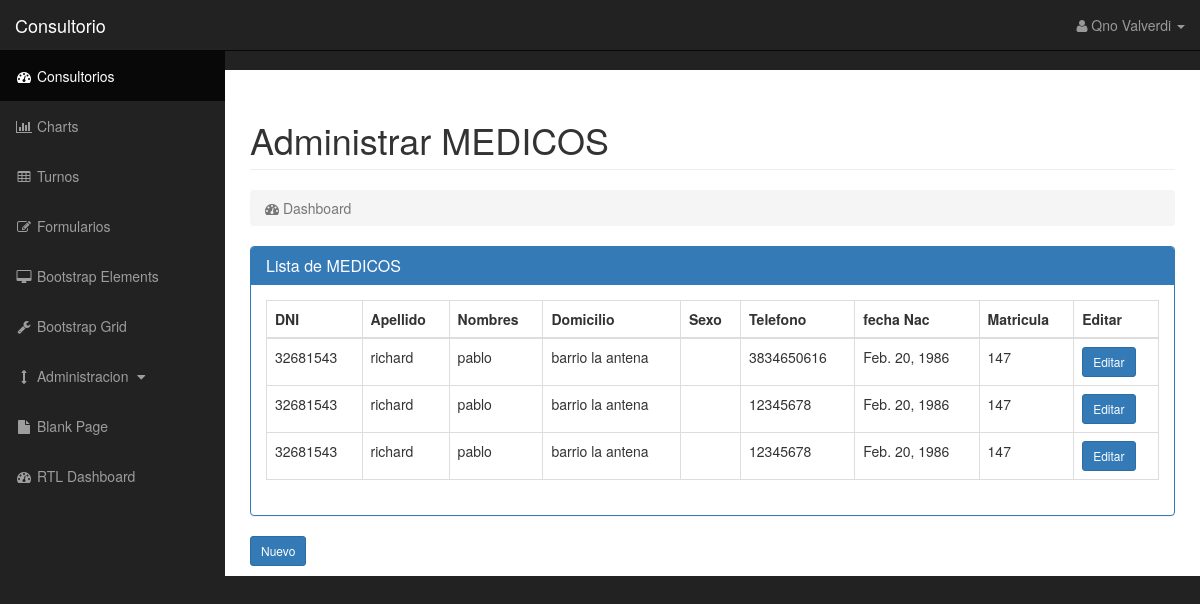
Page /medico/all/ on the committed database.
### gturnos/models.py (models this page shows, shortened)
class Persona(models.Model):
	apellido = models.CharField(max_length=50)
	nombres = models.CharField(max_length=100)
	fecha_nac = models.DateField()
	domicilio = models.CharField(max_length=200)
	telefono = models.CharField(max_length=15)
	dni = models.IntegerField()
	sexo = models.ForeignKey(Sexo)

class Medico(Persona):
	mat_profesional = models.IntegerField()

class Persona(models.Model):
	apellido = models.CharField(max_length=50)
	nombres = models.CharField(max_length=100)
	fecha_nac = models.DateField()
	domicilio = models.CharField(max_length=200)
	telefono = models.CharField(max_length=15)
	dni = models.IntegerField()
	sexo = models.ForeignKey(Sexo)

### gturnos/views.py (the view)
# urls.py: url(r'^medico/all/$', views.medico_all, name='medico_all'),
def medico_all(request):
	medTodos = Medico.objects.all()
	return render(request, 'gturnos/medico/medList.html', {'medTodos':medTodos})

### gturnos/templates/gturnos/medico/medList.html (shortened to what this page needs)
{% extends 'gturnos/plantilla-base.html' %}
{% block page-header %}
Administrar MEDICOS
{% endblock %}
{% block principal %}
	<form method="POST" class="post-form">{% csrf_token %}
		<div class="panel panel-primary">
			<div class="panel-heading">
				<h3 class="panel-title">Lista de MEDICOS</h3>
				</div>
				<div class="panel-body">
					<table class="table table-bordered table-hover">
                                <thead>
                                    <tr>
                                        <th>DNI</th>
                                        <th>Apellido</th>
                                        <th>Nombres</th>
                                        <th>Domicilio</th>
                                        <th>Sexo</th>
                                        <th>Telefono</th>
                                        <th>fecha Nac</th>
                                        <th>Matricula</th>
                                        <th>Editar</th>
                                    </tr>
                                </thead>
                                <tbody>
                                	{% for med in medTodos %}
					                <tr>
                                        <td>{{med.dni}}</td>
                                        <td>{{med.apellido}}</td>
                                        <td>{{med.nombres}}</td>
                                        <td>{{med.domicilio}}</td>
                                        <td>{{med.sexo}}</td>
                                        <td>{{med.telefono}}</td>
                                        <td>{{med.fecha_nac}}</td>
                                        <td>{{med.mat_profesional}}</td>
                                        <td><a href="{% url 'medico_edit' med.pk %}" class="btn btn-sm btn-primary">Editar</a></td>
                                    </tr>
                                  	{% endfor %}
                                </tbody>
                            </table>
				</div>
		</div>
		<a href="{% url 'medico_new'  %}" class="btn btn-sm btn-primary">Nuevo</a>
	</form>
{% endblock %}

### gturnos/templates/gturnos/plantilla-base.html (shortened to what this page needs)
<!DOCTYPE html>
<html lang="en">
<head>
    <link href="/static/css/bootstrap.min.css" rel="stylesheet">
     <link href="/static/css/sb-admin.css" rel="stylesheet">
    <link href="/static/css/plugins/morris.css" rel="stylesheet">
    <link href="/static/font-awesome/css/font-awesome.min.css" rel="stylesheet" type="text/css">
</head>
<body>
    <div id="wrapper">
        <nav class="navbar navbar-inverse navbar-fixed-top" role="navigation">
            <div class="navbar-header">
                <a class="navbar-brand" href="index.html">Consultorio</a>
            </div>
            <ul class="nav navbar-right top-nav">
                <li class="dropdown">
                    <a href="#" class="dropdown-toggle" data-toggle="dropdown"><i class="fa fa-user"></i> Qno Valverdi <b class="caret"></b></a>
                </li>
            </ul>
            <div class="collapse navbar-collapse navbar-ex1-collapse">
                <ul class="nav navbar-nav side-nav">
                    <li class="active">
                        <a href="index.html"><i class="fa fa-fw fa-dashboard"></i> Consultorios</a>
                    </li>
                    <li>
                        <a href="charts.html"><i class="fa fa-fw fa-bar-chart-o"></i> Charts</a>
                    </li>
                    <li>
                        <a href="tables.html"><i class="fa fa-fw fa-table"></i> Turnos</a>
                    </li>
                    <li>
                        <a href="forms.html"><i class="fa fa-fw fa-edit"></i> Formularios</a>
                    </li>
                    <li>
                        <a href="bootstrap-elements.html"><i class="fa fa-fw fa-desktop"></i> Bootstrap Elements</a>
                    </li>
                    <li>
                        <a href="bootstrap-grid.html"><i class="fa fa-fw fa-wrench"></i> Bootstrap Grid</a>
                    </li>
                    <li>
                        <a href="javascript:;" data-toggle="collapse" data-target="#demo"><i class="fa fa-fw fa-arrows-v"></i> Administracion <i class="fa fa-fw fa-caret-down"></i></a>
                    </li>
                    <li>
                        <a href="blank-page.html"><i class="fa fa-fw fa-file"></i> Blank Page</a>
                    </li>
                    <li>
                        <a href="index-rtl.html"><i class="fa fa-fw fa-dashboard"></i> RTL Dashboard</a>
                    </li>
                </ul>
            </div>
        </nav>
        <div id="page-wrapper">
            <div class="container-fluid">
                <div class="row">
                    <div class="col-lg-12">
                        <h1 class="page-header">
                            {% block page-header %}{% endblock %}
                        </h1>
                        <ol class="breadcrumb">
                            <li class="active">
                                <i class="fa fa-dashboard"></i> Dashboard
                            </li>
                        </ol>
                    </div>
                </div>
            {% block principal %}
            {% endblock %}
            </div>
        </div>
    </div>
</body>
</html>

### gturnos/static/css/sb-admin.css (style rules this page uses)
body { margin-top: 100px; background-color: #222; }
@media (min-width:768px) { body { margin-top: 50px; } }
#wrapper { padding-left: 0; }
#page-wrapper { width: 100%; padding: 0; background-color: #fff; }
@media (min-width:768px) { #wrapper { padding-left: 225px; } }
@media (min-width:768px) { #page-wrapper { padding: 10px; } }
.top-nav { padding: 0 15px; }
.top-nav>li { display: inline-block; float: left; }
.top-nav>li>a { padding-top: 15px; padding-bottom: 15px; line-height: 20px; color: #999; }
@media (min-width:768px) { .side-nav { position: fixed; top: 51px; left: 225px; width: 225px; margin-left: -225px; border: none; border-radius: 0; overflow-y: auto; background-color: #222; bottom: 0; overflow-x: hidden; padding-bottom: 40px; } }
@media (min-width:768px) { .side-nav>li>a { width: 225px; } }

### rows in the picture
Medico: dni "32681543", apellido "richard", nombres "pablo", domicilio "barrio la antena", telefono "3834650616", fecha_nac "Feb. 20, 1986", mat_profesional "147"
Medico: dni "32681543", apellido "richard", nombres "pablo", domicilio "barrio la antena", telefono "12345678", fecha_nac "Feb. 20, 1986", mat_profesional "147"
Medico: dni "32681543", apellido "richard", nombres "pablo", domicilio "barrio la antena", telefono "12345678", fecha_nac "Feb. 20, 1986", mat_profesional "147"
